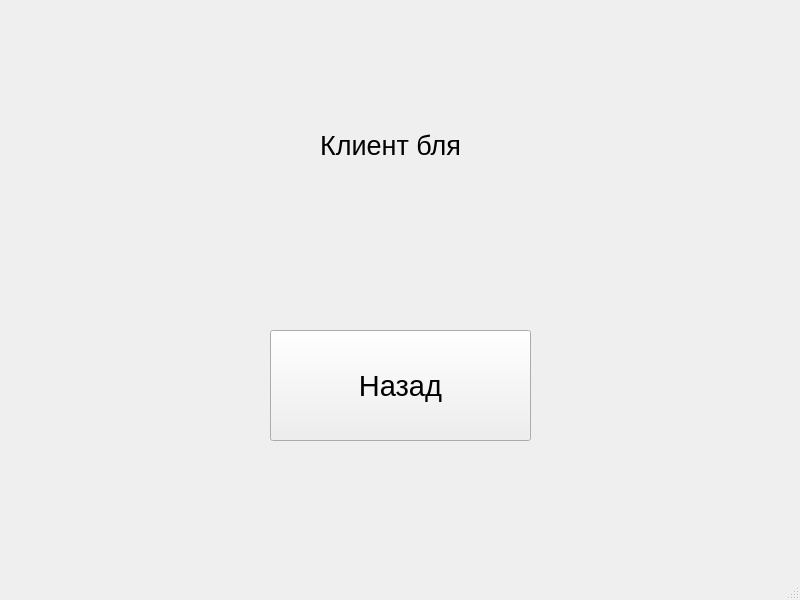
<?xml version="1.0" encoding="UTF-8"?>
<ui version="4.0">
 <class>ClientWindow</class>
 <widget class="QMainWindow" name="ClientWindow">
  <property name="geometry">
   <rect>
    <x>0</x>
    <y>0</y>
    <width>800</width>
    <height>600</height>
   </rect>
  </property>
  <property name="windowTitle">
   <string>MainWindow</string>
  </property>
  <widget class="QWidget" name="centralwidget">
   <widget class="QPushButton" name="pushButton">
    <property name="geometry">
     <rect>
      <x>270</x>
      <y>330</y>
      <width>261</width>
      <height>111</height>
     </rect>
    </property>
    <property name="font">
     <font>
      <pointsize>22</pointsize>
     </font>
    </property>
    <property name="text">
     <string>Назад</string>
    </property>
   </widget>
   <widget class="QLabel" name="label">
    <property name="geometry">
     <rect>
      <x>270</x>
      <y>100</y>
      <width>241</width>
      <height>91</height>
     </rect>
    </property>
    <property name="font">
     <font>
      <pointsize>20</pointsize>
     </font>
    </property>
    <property name="text">
     <string>Клиент бля</string>
    </property>
    <property name="alignment">
     <set>Qt::AlignCenter</set>
    </property>
   </widget>
  </widget>
  <widget class="QMenuBar" name="menubar">
   <property name="geometry">
    <rect>
     <x>0</x>
     <y>0</y>
     <width>800</width>
     <height>21</height>
    </rect>
   </property>
  </widget>
  <widget class="QStatusBar" name="statusbar"/>
 </widget>
 <resources/>
 <connections/>
</ui>
